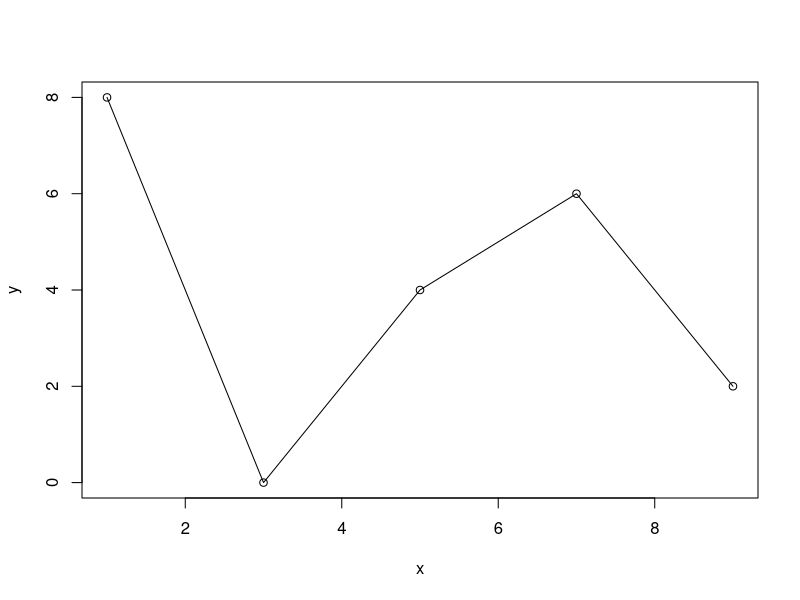
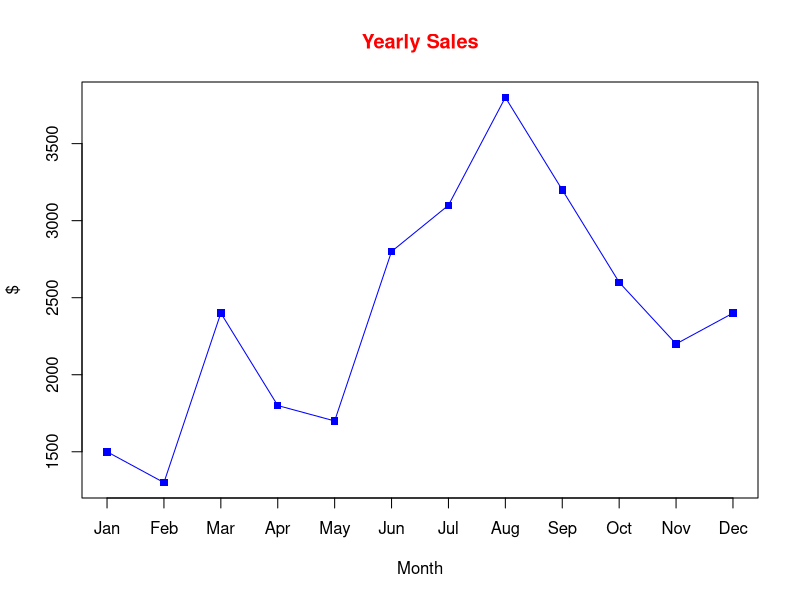

R code for these plots, in order:
# create two vectors
x <- c(1,3,5,7,9)
y <- c(8,0,4,6,2)

# plot as type "o"
plot(x, y, type = "o")

# create four lists
qtr.1 <- list(Jan = 1500,
              Feb = 1300,
              Mar = 2400)
qtr.2 <- list(Apr = 1800,
              May = 1700,
              Jun = 2800)
qtr.3 <- list(Jul = 3100,
              Aug = 3800,
              Sep = 3200)
qtr.4 <- list(Oct = 2600,
              Nov = 2200,
              Dec = 2400)

# combine into single vector
year <- unlist(c(qtr.1, qtr.2, qtr.3, qtr.4))

# plot without annotation or axes labels
plot(year, type = "o", col = "Blue", pch = 15,
     ann = FALSE, axes = FALSE)

# specify range and annotations for x axis; allow automatic y axis
axis(1, at = 1:12, lab = c(names(year)))
axis(2)

# add labels and title; draw plot frame
title(xlab = "Month", ylab = "$",
      main = "Yearly Sales", col.main = "Red")
box()
